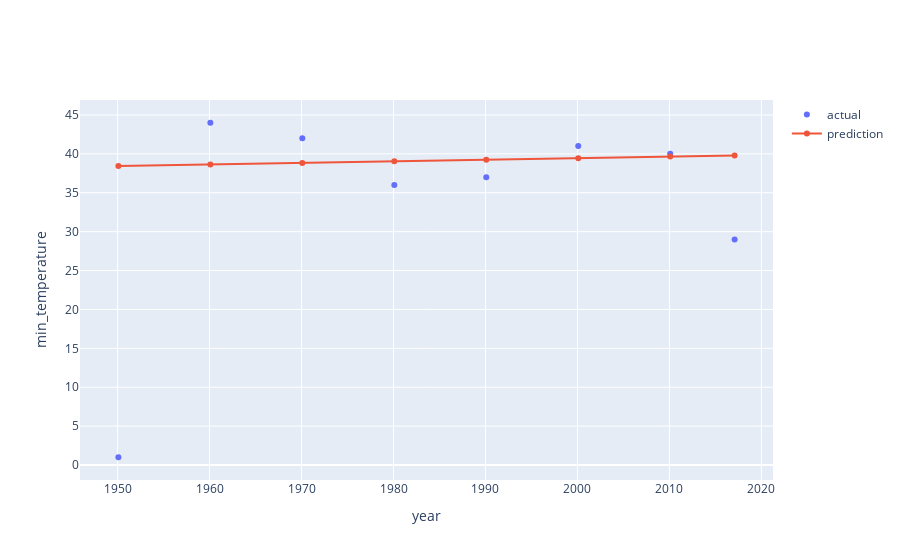

Notebook source saved alongside this figure:
### Markdown cell above
Our SSD method normally does well, but here it did a poor job - the line is a far distance from the values for many years. Why? Notice the datapoint at the bottom left doesn't seem to follow the trend of the other datapoints. 1950 was a very cold winter in Seattle, and this datapoint is strongly influencing our final model (the blue line). What happens if we change the cost function?

### Sum of absolute differences

Let's repeat what we've just done, but using SAD.

### Code cell
# Fit a model with SSD
# Fit a model using sum of square differences
model = MicrosoftCustomLinearRegressor().fit(X = dataset.year, 
                                             y = dataset.min_temperature, 
                                             cost_function = sum_of_absolute_differences)

# Graph the model
# graphing.scatter_2D(dataset, 
#                     label_x="year", 
#                     label_y="min_temperature", 
#                     trendline=model.predict)

fig = go.Figure()

# Add traces
fig.add_trace(go.Scatter(x=dataset['year'], y=dataset['min_temperature'],
                    mode='markers',
                    name='actual'))
fig.add_trace(go.Scatter(x=dataset['year'], y=model.predict(dataset['year']),
                    mode='lines+markers',
                    name='prediction'))
fig.update_xaxes(title_text='year')
fig.update_yaxes(title_text='min_temperature')
fig.show()

### Figure 1 — Plotly figure (JSON) as saved in the notebook; plotly's stock layout.template omitted (floating-point values rounded to 4 significant figures)
{"data": [{"mode": "markers", "name": "actual", "type": "scatter", "x": [1950.0, 1960.0, 1970.0, 1980.0, 1990.0, 2000.0, 2010.0, 2017.0], "y": [1, 44, 42, 36, 37, 41, 40, 29]}, {"mode": "lines+markers", "name": "prediction", "type": "scatter", "x": [1950.0, 1960.0, 1970.0, 1980.0, 1990.0, 2000.0, 2010.0, 2017.0], "y": [38.43, 38.63, 38.84, 39.04, 39.25, 39.45, 39.66, 39.8]}], "layout": {"xaxis": {"title": {"text": "year"}}, "yaxis": {"title": {"text": "min_temperature"}}}}
